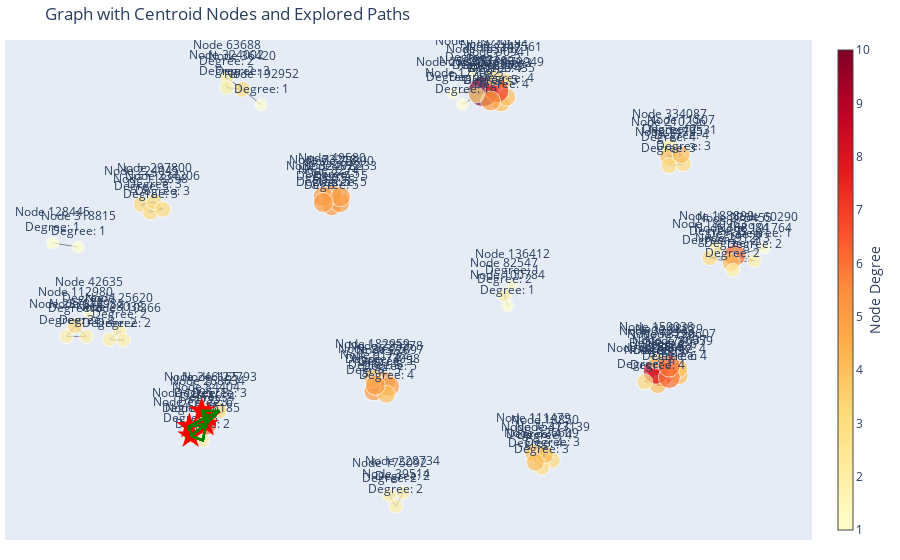

The notebook cell this image was saved under:
### Code cell
import networkx as nx
import plotly.graph_objects as go

def choose_centroids(G_sub, all_paths):
    cens_paths = {}
    for path in all_paths:
        if len(path) < 2:
            continue
        
        last_node = path[-1]
        second_last_node = path[-2]
        
        centroid_node = second_last_node if G_sub.degree(second_last_node) > G_sub.degree(last_node) else last_node
        if G_sub.degree(second_last_node) == G_sub.degree(last_node):
            centroid_node = max(second_last_node, last_node)
        
        if centroid_node not in cens_paths:
            cens_paths[centroid_node] = []
        cens_paths[centroid_node].append(path)
    
    return cens_paths

def explore_paths(G, start_node, max_depth=3):
    paths = [[start_node]]
    for _ in range(max_depth):
        new_paths = []
        for path in paths:
            for neighbor in G.neighbors(path[-1]):
                if neighbor not in path:
                    new_paths.append(path + [neighbor])
        paths.extend(new_paths)
    return paths

def visualize_centroid_paths(G_sub, cens_paths):
    pos = nx.spring_layout(G_sub)
    
    edge_trace = []
    for edge in G_sub.edges():
        x0, y0 = pos[edge[0]]
        x1, y1 = pos[edge[1]]
        edge_trace.append(go.Scatter(x=[x0, x1], y=[y0, y1],
                                     line=dict(width=1, color='#888'),
                                     hoverinfo='none',
                                     mode='lines'))

    node_trace = go.Scatter(
        x=[], y=[], text=[], mode='markers+text',
        hoverinfo='text', textposition="top center",
        marker=dict(
            color=[], size=[], colorscale='YlOrRd',
            colorbar=dict(thickness=15, title='Node Degree',
                          xanchor='left', titleside='right')
        )
    )

    for node in G_sub.nodes():
        x, y = pos[node]
        node_trace['x'] += tuple([x])
        node_trace['y'] += tuple([y])
        node_degree = G_sub.degree(node)
        node_trace['marker']['color'] += tuple([node_degree])
        node_trace['marker']['size'] += tuple([10 + node_degree * 2])
        node_trace['text'] += tuple([f'Node {node}<br>Degree: {node_degree}'])

    centroid_trace = go.Scatter(
        x=[], y=[], text=[], mode='markers',
        hoverinfo='text',
        marker=dict(color='red', size=20, symbol='star')
    )

    for centroid in cens_paths.keys():
        x, y = pos[centroid]
        centroid_trace['x'] += tuple([x])
        centroid_trace['y'] += tuple([y])
        centroid_trace['text'] += tuple([f'Centroid Node: {centroid}'])

    path_traces = []
    for centroid, paths in cens_paths.items():
        for path in paths:
            x = [pos[node][0] for node in path]
            y = [pos[node][1] for node in path]
            path_traces.append(go.Scatter(x=x, y=y, mode='lines',
                                          line=dict(width=2, color='green'),
                                          hoverinfo='none'))

    layout = go.Layout(
        showlegend=False,
        hovermode='closest',
        margin=dict(b=20, l=5, r=5, t=40),
        xaxis=dict(showgrid=False, zeroline=False, showticklabels=False),
        yaxis=dict(showgrid=False, zeroline=False, showticklabels=False),
        title='Graph with Centroid Nodes and Explored Paths'
    )

    fig = go.Figure(data=edge_trace + [node_trace, centroid_trace] + path_traces, layout=layout)
    fig.show()

def combine_paths(cens_paths):
    cens_seeds = {}
    for cen, paths in cens_paths.items():
        combined_set = set()
        for path in paths:
            combined_set.update(path)
        cens_seeds[cen] = combined_set
    return cens_seeds

# Example usage:

# Assuming G_sub is defined elsewhere
query_node = list(G_sub.nodes())[0]  # Or choose any node you prefer as the query node

# Use the previously defined functions to explore paths
all_paths = explore_paths(G_sub, query_node)

# Run the choose_centroids algorithm
cens_paths = choose_centroids(G_sub, all_paths)

# Visualize the results
visualize_centroid_paths(G_sub, cens_paths)

# Print the results
for centroid, paths in cens_paths.items():
    print(f"Centroid Node: {centroid}")
    for path in paths:
        print(f"  Path: {path}")

# Combine paths
result = combine_paths(cens_paths)
print("The result is", result)

### Figure 1 — Plotly figure (JSON) as saved in the notebook; plotly's stock layout.template omitted (floating-point values rounded to 4 significant figures)
{"data": [{"hoverinfo": "none", "line": {"color": "#888", "width": 1}, "mode": "lines", "type": "scatter", "x": [-0.6139, -0.5736], "y": [-0.6885, -0.6376]}, {"hoverinfo": "none", "line": {"color": "#888", "width": 1}, "mode": "lines", "type": "scatter", "x": [-0.6139, -0.5811], "y": [-0.6885, -0.7088]}, {"hoverinfo": "none", "line": {"color": "#888", "width": 1}, "mode": "lines", "type": "scatter", "x": [-0.6139, -0.6172], "y": [-0.6885, -0.6464]}, {"hoverinfo": "none", "line": {"color": "#888", "width": 1}, "mode": "lines", "type": "scatter", "x": [0.6583, 0.69], "y": [0.5909, 0.5537]}, {"hoverinfo": "none", "line": {"color": "#888", "width": 1}, "mode": "lines", "type": "scatter", "x": [0.6583, 0.6566], "y": [0.5909, 0.5446]}, {"hoverinfo": "none", "line": {"color": "#888", "width": 1}, "mode": "lines", "type": "scatter", "x": [-0.239, -0.2377], "y": [0.3275, 0.3789]}, {"hoverinfo": "none", "line": {"color": "#888", "width": 1}, "mode": "lines", "type": "scatter", "x": [-0.239, -0.2618], "y": [0.3275, 0.3687]}, {"hoverinfo": "none", "line": {"color": "#888", "width": 1}, "mode": "lines", "type": "scatter", "x": [-0.239, -0.2155], "y": [0.3275, 0.3676]}, {"hoverinfo": "none", "line": {"color": "#888", "width": 1}, "mode": "lines", "type": "scatter", "x": [-0.239, -0.2174], "y": [0.3275, 0.3418]}, {"hoverinfo": "none", "line": {"color": "#888", "width": 1}, "mode": "lines", "type": "scatter", "x": [-0.239, -0.2612], "y": [0.3275, 0.342]}, {"hoverinfo": "none", "line": {"color": "#888", "width": 1}, "mode": "lines", "type": "scatter", "x": [-0.8294, -0.803], "y": [-0.2637, -0.2245]}, {"hoverinfo": "none", "line": {"color": "#888", "width": 1}, "mode": "lines", "type": "scatter", "x": [-0.8294, -0.7921], "y": [-0.2637, -0.2663]}, {"hoverinfo": "none", "line": {"color": "#888", "width": 1}, "mode": "lines", "type": "scatter", "x": [0.6357, 0.6275], "y": [-0.4147, -0.4625]}, {"hoverinfo": "none", "line": {"color": "#888", "width": 1}, "mode": "lines", "type": "scatter", "x": [0.6357, 0.6847], "y": [-0.4147, -0.4226]}, {"hoverinfo": "none", "line": {"color": "#888", "width": 1}, "mode": "lines", "type": "scatter", "x": [0.6357, 0.6581], "y": [-0.4147, -0.3806]}, {"hoverinfo": "none", "line": {"color": "#888", "width": 1}, "mode": "lines", "type": "scatter", "x": [0.6357, 0.6242], "y": [-0.4147, -0.3583]}, {"hoverinfo": "none", "line": {"color": "#888", "width": 1}, "mode": "lines", "type": "scatter", "x": [0.6357, 0.6839], "y": [-0.4147, -0.3921]}, {"hoverinfo": "none", "line": {"color": "#888", "width": 1}, "mode": "lines", "type": "scatter", "x": [0.6357, 0.5928], "y": [-0.4147, -0.4499]}, {"hoverinfo": "none", "line": {"color": "#888", "width": 1}, "mode": "lines", "type": "scatter", "x": [0.6357, 0.6584], "y": [-0.4147, -0.4308]}, {"hoverinfo": "none", "line": {"color": "#888", "width": 1}, "mode": "lines", "type": "scatter", "x": [0.6357, 0.6233], "y": [-0.4147, -0.4036]}, {"hoverinfo": "none", "line": {"color": "#888", "width": 1}, "mode": "lines", "type": "scatter", "x": [0.8844, 0.8225], "y": [0.08522, 0.07654]}, {"hoverinfo": "none", "line": {"color": "#888", "width": 1}, "mode": "lines", "type": "scatter", "x": [0.8844, 0.832], "y": [0.08522, 0.1079]}, {"hoverinfo": "none", "line": {"color": "#888", "width": 1}, "mode": "lines", "type": "scatter", "x": [-0.2174, -0.2377], "y": [0.3418, 0.3789]}, {"hoverinfo": "none", "line": {"color": "#888", "width": 1}, "mode": "lines", "type": "scatter", "x": [-0.2174, -0.2618], "y": [0.3418, 0.3687]}, {"hoverinfo": "none", "line": {"color": "#888", "width": 1}, "mode": "lines", "type": "scatter", "x": [-0.2174, -0.2155], "y": [0.3418, 0.3676]}, {"hoverinfo": "none", "line": {"color": "#888", "width": 1}, "mode": "lines", "type": "scatter", "x": [-0.2174, -0.2612], "y": [0.3418, 0.342]}, {"hoverinfo": "none", "line": {"color": "#888", "width": 1}, "mode": "lines", "type": "scatter", "x": [0.2979, 0.3269], "y": [-0.7651, -0.7715]}, {"hoverinfo": "none", "line": {"color": "#888", "width": 1}, "mode": "lines", "type": "scatter", "x": [0.2979, 0.3022], "y": [-0.7651, -0.8052]}, {"hoverinfo": "none", "line": {"color": "#888", "width": 1}, "mode": "lines", "type": "scatter", "x": [0.2979, 0.3476], "y": [-0.7651, -0.7967]}, {"hoverinfo": "none", "line": {"color": "#888", "width": 1}, "mode": "lines", "type": "scatter", "x": [0.2979, 0.3191], "y": [-0.7651, -0.827]}, {"hoverinfo": "none", "line": {"color": "#888", "width": 1}, "mode": "lines", "type": "scatter", "x": [0.2195, 0.1918], "y": [0.8789, 0.8944]}, {"hoverinfo": "none", "line": {"color": "#888", "width": 1}, "mode": "lines", "type": "scatter", "x": [0.2195, 0.2001], "y": [0.8789, 0.8356]}, {"hoverinfo": "none", "line": {"color": "#888", "width": 1}, "mode": "lines", "type": "scatter", "x": [0.2195, 0.1633], "y": [0.8789, 0.8317]}, {"hoverinfo": "none", "line": {"color": "#888", "width": 1}, "mode": "lines", "type": "scatter", "x": [-0.4765, -0.5174], "y": [0.8424, 0.8943]}, {"hoverinfo": "none", "line": {"color": "#888", "width": 1}, "mode": "lines", "type": "scatter", "x": [-0.4765, -0.4264], "y": [0.8424, 0.7737]}, {"hoverinfo": "none", "line": {"color": "#888", "width": 1}, "mode": "lines", "type": "scatter", "x": [-0.4765, -0.5177], "y": [0.8424, 0.8494]}, {"hoverinfo": "none", "line": {"color": "#888", "width": 1}, "mode": "lines", "type": "scatter", "x": [0.08376, 0.1633], "y": [0.8264, 0.8317]}, {"hoverinfo": "none", "line": {"color": "#888", "width": 1}, "mode": "lines", "type": "scatter", "x": [0.3476, 0.3269], "y": [-0.7967, -0.7715]}, {"hoverinfo": "none", "line": {"color": "#888", "width": 1}, "mode": "lines", "type": "scatter", "x": [0.3476, 0.3022], "y": [-0.7967, -0.8052]}, {"hoverinfo": "none", "line": {"color": "#888", "width": 1}, "mode": "lines", "type": "scatter", "x": [-0.5811, -0.5736], "y": [-0.7088, -0.6376]}, {"hoverinfo": "none", "line": {"color": "#888", "width": 1}, "mode": "lines", "type": "scatter", "x": [-0.09598, -0.08502], "y": [-0.4496, -0.4704]}, {"hoverinfo": "none", "line": {"color": "#888", "width": 1}, "mode": "lines", "type": "scatter", "x": [-0.09598, -0.09367], "y": [-0.4496, -0.5052]}, {"hoverinfo": "none", "line": {"color": "#888", "width": 1}, "mode": "lines", "type": "scatter", "x": [-0.09598, -0.1268], "y": [-0.4496, -0.4902]}, {"hoverinfo": "none", "line": {"color": "#888", "width": 1}, "mode": "lines", "type": "scatter", "x": [-0.09598, -0.1292], "y": [-0.4496, -0.4366]}, {"hoverinfo": "none", "line": {"color": "#888", "width": 1}, "mode": "lines", "type": "scatter", "x": [-0.09598, -0.1228], "y": [-0.4496, -0.4655]}, {"hoverinfo": "none", "line": {"color": "#888", "width": 1}, "mode": "lines", "type": "scatter", "x": [-0.803, -0.7921], "y": [-0.2245, -0.2663]}, {"hoverinfo": "none", "line": {"color": "#888", "width": 1}, "mode": "lines", "type": "scatter", "x": [0.2118, 0.1833], "y": [0.7824, 0.7908]}, {"hoverinfo": "none", "line": {"color": "#888", "width": 1}, "mode": "lines", "type": "scatter", "x": [0.2118, 0.2001], "y": [0.7824, 0.8356]}, {"hoverinfo": "none", "line": {"color": "#888", "width": 1}, "mode": "lines", "type": "scatter", "x": [0.2118, 0.1633], "y": [0.7824, 0.8317]}, {"hoverinfo": "none", "line": {"color": "#888", "width": 1}, "mode": "lines", "type": "scatter", "x": [0.2118, 0.2262], "y": [0.7824, 0.8073]}, {"hoverinfo": "none", "line": {"color": "#888", "width": 1}, "mode": "lines", "type": "scatter", "x": [0.2262, 0.1833], "y": [0.8073, 0.7908]}, {"hoverinfo": "none", "line": {"color": "#888", "width": 1}, "mode": "lines", "type": "scatter", "x": [0.2262, 0.2001], "y": [0.8073, 0.8356]}, {"hoverinfo": "none", "line": {"color": "#888", "width": 1}, "mode": "lines", "type": "scatter", "x": [0.2262, 0.1633], "y": [0.8073, 0.8317]}, {"hoverinfo": "none", "line": {"color": "#888", "width": 1}, "mode": "lines", "type": "scatter", "x": [0.6275, 0.5928], "y": [-0.4625, -0.4499]}, {"hoverinfo": "none", "line": {"color": "#888", "width": 1}, "mode": "lines", "type": "scatter", "x": [0.6275, 0.6584], "y": [-0.4625, -0.4308]}, {"hoverinfo": "none", "line": {"color": "#888", "width": 1}, "mode": "lines", "type": "scatter", "x": [0.6275, 0.6233], "y": [-0.4625, -0.4036]}, {"hoverinfo": "none", "line": {"color": "#888", "width": 1}, "mode": "lines", "type": "scatter", "x": [0.6953, 0.69], "y": [0.5133, 0.5537]}, {"hoverinfo": "none", "line": {"color": "#888", "width": 1}, "mode": "lines", "type": "scatter", "x": [0.6953, 0.6575], "y": [0.5133, 0.5052]}, {"hoverinfo": "none", "line": {"color": "#888", "width": 1}, "mode": "lines", "type": "scatter", "x": [0.6953, 0.6566], "y": [0.5133, 0.5446]}, {"hoverinfo": "none", "line": {"color": "#888", "width": 1}, "mode": "lines", "type": "scatter", "x": [0.832, 0.9104], "y": [0.1079, 0.1404]}, {"hoverinfo": "none", "line": {"color": "#888", "width": 1}, "mode": "lines", "type": "scatter", "x": [0.832, 0.8225], "y": [0.1079, 0.07654]}, {"hoverinfo": "none", "line": {"color": "#888", "width": 1}, "mode": "lines", "type": "scatter", "x": [0.832, 0.7827], "y": [0.1079, 0.1407]}, {"hoverinfo": "none", "line": {"color": "#888", "width": 1}, "mode": "lines", "type": "scatter", "x": [0.832, 0.7663], "y": [0.1079, 0.09849]}, {"hoverinfo": "none", "line": {"color": "#888", "width": 1}, "mode": "lines", "type": "scatter", "x": [0.832, 0.8275], "y": [0.1079, 0.04297]}, {"hoverinfo": "none", "line": {"color": "#888", "width": 1}, "mode": "lines", "type": "scatter", "x": [0.1089, 0.1633], "y": [0.7753, 0.8317]}, {"hoverinfo": "none", "line": {"color": "#888", "width": 1}, "mode": "lines", "type": "scatter", "x": [-0.1268, -0.08502], "y": [-0.4902, -0.4704]}, {"hoverinfo": "none", "line": {"color": "#888", "width": 1}, "mode": "lines", "type": "scatter", "x": [-0.1268, -0.09367], "y": [-0.4902, -0.5052]}, {"hoverinfo": "none", "line": {"color": "#888", "width": 1}, "mode": "lines", "type": "scatter", "x": [-0.1268, -0.1292], "y": [-0.4902, -0.4366]}, {"hoverinfo": "none", "line": {"color": "#888", "width": 1}, "mode": "lines", "type": "scatter", "x": [-0.1268, -0.1228], "y": [-0.4902, -0.4655]}, {"hoverinfo": "none", "line": {"color": "#888", "width": 1}, "mode": "lines", "type": "scatter", "x": [-0.8833, -0.9208], "y": [-0.1477, -0.2024]}, {"hoverinfo": "none", "line": {"color": "#888", "width": 1}, "mode": "lines", "type": "scatter", "x": [0.6233, 0.6847], "y": [-0.4036, -0.4226]}, {"hoverinfo": "none", "line": {"color": "#888", "width": 1}, "mode": "lines", "type": "scatter", "x": [0.6233, 0.6581], "y": [-0.4036, -0.3806]}, {"hoverinfo": "none", "line": {"color": "#888", "width": 1}, "mode": "lines", "type": "scatter", "x": [0.6233, 0.6242], "y": [-0.4036, -0.3583]}, {"hoverinfo": "none", "line": {"color": "#888", "width": 1}, "mode": "lines", "type": "scatter", "x": [0.6233, 0.6839], "y": [-0.4036, -0.3921]}, {"hoverinfo": "none", "line": {"color": "#888", "width": 1}, "mode": "lines", "type": "scatter", "x": [0.6233, 0.5928], "y": [-0.4036, -0.4499]}, {"hoverinfo": "none", "line": {"color": "#888", "width": 1}, "mode": "lines", "type": "scatter", "x": [0.6233, 0.6584], "y": [-0.4036, -0.4308]}, {"hoverinfo": "none", "line": {"color": "#888", "width": 1}, "mode": "lines", "type": "scatter", "x": [-0.08502, -0.09367], "y": [-0.4704, -0.5052]}, {"hoverinfo": "none", "line": {"color": "#888", "width": 1}, "mode": "lines", "type": "scatter", "x": [-0.08502, -0.1292], "y": [-0.4704, -0.4366]}, {"hoverinfo": "none", "line": {"color": "#888", "width": 1}, "mode": "lines", "type": "scatter", "x": [-0.08502, -0.1228], "y": [-0.4704, -0.4655]}, {"hoverinfo": "none", "line": {"color": "#888", "width": 1}, "mode": "lines", "type": "scatter", "x": [-0.9438, -0.9208], "y": [-0.2496, -0.2024]}, {"hoverinfo": "none", "line": {"color": "#888", "width": 1}, "mode": "lines", "type": "scatter", "x": [-0.9438, -0.8911], "y": [-0.2496, -0.2497]}, {"hoverinfo": "none", "line": {"color": "#888", "width": 1}, "mode": "lines", "type": "scatter", "x": [-0.08543, -0.06844], "y": [-0.9514, -1.0]}, {"hoverinfo": "none", "line": {"color": "#888", "width": 1}, "mode": "lines", "type": "scatter", "x": [-0.08543, -0.04961], "y": [-0.9514, -0.9415]}, {"hoverinfo": "none", "line": {"color": "#888", "width": 1}, "mode": "lines", "type": "scatter", "x": [-0.5382, -0.5736], "y": [-0.578, -0.6376]}, {"hoverinfo": "none", "line": {"color": "#888", "width": 1}, "mode": "lines", "type": "scatter", "x": [-0.5382, -0.5843], "y": [-0.578, -0.5779]}, {"hoverinfo": "none", "line": {"color": "#888", "width": 1}, "mode": "lines", "type": "scatter", "x": [-0.5382, -0.5677], "y": [-0.578, -0.6024]}, {"hoverinfo": "none", "line": {"color": "#888", "width": 1}, "mode": "lines", "type": "scatter", "x": [-0.1292, -0.1228], "y": [-0.4366, -0.4655]}, {"hoverinfo": "none", "line": {"color": "#888", "width": 1}, "mode": "lines", "type": "scatter", "x": [0.6566, 0.69], "y": [0.5446, 0.5537]}, {"hoverinfo": "none", "line": {"color": "#888", "width": 1}, "mode": "lines", "type": "scatter", "x": [0.6566, 0.6575], "y": [0.5446, 0.5052]}, {"hoverinfo": "none", "line": {"color": "#888", "width": 1}, "mode": "lines", "type": "scatter", "x": [0.1633, 0.1918], "y": [0.8317, 0.8944]}, {"hoverinfo": "none", "line": {"color": "#888", "width": 1}, "mode": "lines", "type": "scatter", "x": [0.1633, 0.1833], "y": [0.8317, 0.7908]}, {"hoverinfo": "none", "line": {"color": "#888", "width": 1}, "mode": "lines", "type": "scatter", "x": [0.1633, 0.2001], "y": [0.8317, 0.8356]}, {"hoverinfo": "none", "line": {"color": "#888", "width": 1}, "mode": "lines", "type": "scatter", "x": [0.1633, 0.1354], "y": [0.8317, 0.9165]}, {"hoverinfo": "none", "line": {"color": "#888", "width": 1}, "mode": "lines", "type": "scatter", "x": [0.1633, 0.1457], "y": [0.8317, 0.8173]}, {"hoverinfo": "none", "line": {"color": "#888", "width": 1}, "mode": "lines", "type": "scatter", "x": [0.8225, 0.7663], "y": [0.07654, 0.09849]}, {"hoverinfo": "none", "line": {"color": "#888", "width": 1}, "mode": "lines", "type": "scatter", "x": [0.8225, 0.8275], "y": [0.07654, 0.04297]}, {"hoverinfo": "none", "line": {"color": "#888", "width": 1}, "mode": "lines", "type": "scatter", "x": [0.2001, 0.1918], "y": [0.8356, 0.8944]}, {"hoverinfo": "none", "line": {"color": "#888", "width": 1}, "mode": "lines", "type": "scatter", "x": [0.2001, 0.1833], "y": [0.8356, 0.7908]}, {"hoverinfo": "none", "line": {"color": "#888", "width": 1}, "mode": "lines", "type": "scatter", "x": [0.2001, 0.1457], "y": [0.8356, 0.8173]}, {"hoverinfo": "none", "line": {"color": "#888", "width": 1}, "mode": "lines", "type": "scatter", "x": [0.1833, 0.1457], "y": [0.7908, 0.8173]}, {"hoverinfo": "none", "line": {"color": "#888", "width": 1}, "mode": "lines", "type": "scatter", "x": [-0.9131, -0.98], "y": [0.1455, 0.1631]}, {"hoverinfo": "none", "line": {"color": "#888", "width": 1}, "mode": "lines", "type": "scatter", "x": [-0.5736, -0.6172], "y": [-0.6376, -0.6464]}, {"hoverinfo": "none", "line": {"color": "#888", "width": 1}, "mode": "lines", "type": "scatter", "x": [-0.5736, -0.5843], "y": [-0.6376, -0.5779]}, {"hoverinfo": "none", "line": {"color": "#888", "width": 1}, "mode": "lines", "type": "scatter", "x": [-0.5736, -0.5677], "y": [-0.6376, -0.6024]}, {"hoverinfo": "none", "line": {"color": "#888", "width": 1}, "mode": "lines", "type": "scatter", "x": [0.7663, 0.7827], "y": [0.09849, 0.1407]}, {"hoverinfo": "none", "line": {"color": "#888", "width": 1}, "mode": "lines", "type": "scatter", "x": [0.2202, 0.2291], "y": [-0.06854, -0.115]}, {"hoverinfo": "none", "line": {"color": "#888", "width": 1}, "mode": "lines", "type": "scatter", "x": [0.2202, 0.2403], "y": [-0.06854, -0.0234]}, {"hoverinfo": "none", "line": {"color": "#888", "width": 1}, "mode": "lines", "type": "scatter", "x": [-0.5677, -0.6172], "y": [-0.6024, -0.6464]}, {"hoverinfo": "none", "line": {"color": "#888", "width": 1}, "mode": "lines", "type": "scatter", "x": [-0.5677, -0.5843], "y": [-0.6024, -0.5779]}, {"hoverinfo": "none", "line": {"color": "#888", "width": 1}, "mode": "lines", "type": "scatter", "x": [0.6847, 0.6581], "y": [-0.4226, -0.3806]}, {"hoverinfo": "none", "line": {"color": "#888", "width": 1}, "mode": "lines", "type": "scatter", "x": [0.6847, 0.6584], "y": [-0.4226, -0.4308]}, {"hoverinfo": "none", "line": {"color": "#888", "width": 1}, "mode": "lines", "type": "scatter", "x": [0.3191, 0.3269], "y": [-0.827, -0.7715]}, {"hoverinfo": "none", "line": {"color": "#888", "width": 1}, "mode": "lines", "type": "scatter", "x": [0.3191, 0.3022], "y": [-0.827, -0.8052]}, {"hoverinfo": "none", "line": {"color": "#888", "width": 1}, "mode": "lines", "type": "scatter", "x": [-0.5174, -0.5177], "y": [0.8943, 0.8494]}, {"hoverinfo": "none", "line": {"color": "#888", "width": 1}, "mode": "lines", "type": "scatter", "x": [0.3269, 0.3022], "y": [-0.7715, -0.8052]}, {"hoverinfo": "none", "line": {"color": "#888", "width": 1}, "mode": "lines", "type": "scatter", "x": [0.6839, 0.6581], "y": [-0.3921, -0.3806]}, {"hoverinfo": "none", "line": {"color": "#888", "width": 1}, "mode": "lines", "type": "scatter", "x": [0.6839, 0.6584], "y": [-0.3921, -0.4308]}, {"hoverinfo": "none", "line": {"color": "#888", "width": 1}, "mode": "lines", "type": "scatter", "x": [-0.2377, -0.2618], "y": [0.3789, 0.3687]}, {"hoverinfo": "none", "line": {"color": "#888", "width": 1}, "mode": "lines", "type": "scatter", "x": [-0.2377, -0.2155], "y": [0.3789, 0.3676]}, {"hoverinfo": "none", "line": {"color": "#888", "width": 1}, "mode": "lines", "type": "scatter", "x": [-0.2377, -0.2612], "y": [0.3789, 0.342]}, {"hoverinfo": "none", "line": {"color": "#888", "width": 1}, "mode": "lines", "type": "scatter", "x": [-0.09367, -0.1228], "y": [-0.5052, -0.4655]}, {"hoverinfo": "none", "line": {"color": "#888", "width": 1}, "mode": "lines", "type": "scatter", "x": [-0.9208, -0.8911], "y": [-0.2024, -0.2497]}, {"hoverinfo": "none", "line": {"color": "#888", "width": 1}, "mode": "lines", "type": "scatter", "x": [0.6584, 0.6581], "y": [-0.4308, -0.3806]}, {"hoverinfo": "none", "line": {"color": "#888", "width": 1}, "mode": "lines", "type": "scatter", "x": [0.69, 0.6575], "y": [0.5537, 0.5052]}, {"hoverinfo": "none", "line": {"color": "#888", "width": 1}, "mode": "lines", "type": "scatter", "x": [-0.7453, -0.7209], "y": [0.3334, 0.2995]}, {"hoverinfo": "none", "line": {"color": "#888", "width": 1}, "mode": "lines", "type": "scatter", "x": [-0.7453, -0.6877], "y": [0.3334, 0.3119]}, {"hoverinfo": "none", "line": {"color": "#888", "width": 1}, "mode": "lines", "type": "scatter", "x": [-0.7453, -0.7111], "y": [0.3334, 0.3449]}, {"hoverinfo": "none", "line": {"color": "#888", "width": 1}, "mode": "lines", "type": "scatter", "x": [-0.06844, -0.04961], "y": [-1.0, -0.9415]}, {"hoverinfo": "none", "line": {"color": "#888", "width": 1}, "mode": "lines", "type": "scatter", "x": [-0.7209, -0.6877], "y": [0.2995, 0.3119]}, {"hoverinfo": "none", "line": {"color": "#888", "width": 1}, "mode": "lines", "type": "scatter", "x": [-0.7209, -0.7111], "y": [0.2995, 0.3449]}, {"hoverinfo": "none", "line": {"color": "#888", "width": 1}, "mode": "lines", "type": "scatter", "x": [0.6242, 0.6581], "y": [-0.3583, -0.3806]}, {"hoverinfo": "none", "line": {"color": "#888", "width": 1}, "mode": "lines", "type": "scatter", "x": [-0.2618, -0.2155], "y": [0.3687, 0.3676]}, {"hoverinfo": "none", "line": {"color": "#888", "width": 1}, "mode": "lines", "type": "scatter", "x": [-0.2618, -0.2612], "y": [0.3687, 0.342]}, {"hoverinfo": "none", "line": {"color": "#888", "width": 1}, "mode": "lines", "type": "scatter", "x": [-0.2155, -0.2612], "y": [0.3676, 0.342]}, {"hoverinfo": "none", "line": {"color": "#888", "width": 1}, "mode": "lines", "type": "scatter", "x": [-0.7111, -0.6877], "y": [0.3449, 0.3119]}, {"hoverinfo": "text", "marker": {"color": [3, 2, 5, 2, 8, 2, 5, 4, 3, 3, 1, 3, 2, 5, 2, 4, 4, 4, 3, 6, 1, 5, 1, 8, 5, 2, 2, 3, 4, 4, 10, 4, 7, 5, 1, 6, 3, 1, 2, 4, 4, 3, 2, 4, 3, 2, 1, 4, 5, 2, 1, 1, 3, 4, 3, 1, 3, 6, 4, 3, 1, 5, 2, 2, 4, 3, 3, 3, 2, 5, 2, 3, 2, 5, 3, 3, 6, 5, 3], "colorbar": {"thickness": 15, "title": {"side": "right", "text": "Node Degree"}, "xanchor": "left"}, "colorscale": [[0, "rgb(255,255,204)"], [0.125, "rgb(255,237,160)"], [0.25, "rgb(254,217,118)"], [0.375, "rgb(254,178,76)"], [0.5, "rgb(253,141,60)"], [0.625, "rgb(252,78,42)"], [0.75, "rgb(227,26,28)"], [0.875, "rgb(189,0,38)"], [1, "rgb(128,0,38)"]], "size": [16, 14, 20, 14, 26, 14, 20, 18, 16, 16, 12, 16, 14, 20, 14, 18, 18, 18, 16, 22, 12, 20, 12, 26, 20, 14, 14, 16, 18, 18, 30, 18, 24, 20, 12, 22, 16, 12, 14, 18, 18, 16, 14, 18, 16, 14, 12, 18, 20, 14, 12, 12, 16, 18, 16, 12, 16, 22, 18, 16, 12, 20, 14, 14, 18, 16, 16, 16, 14, 20, 14, 16, 14, 20, 16, 16, 22, 20, 16]}, "mode": "markers+text", "text": ["Node 177223<br>Degree: 3", "Node 334087<br>Degree: 2", "Node 82741<br>Degree: 5", "Node 28038<br>Degree: 2", "Node 73199<br>Degree: 8", "Node 191764<br>Degree: 2", "Node 278233<br>Degree: 5", "Node 111479<br>Degree: 4", "Node 147561<br>Degree: 3", "Node 36420<br>Degree: 3", "Node 253220<br>Degree: 1", "Node 317139<br>Degree: 3", "Node 136185<br>Degree: 2", "Node 223278<br>Degree: 5", "Node 25620<br>Degree: 2", "Node 27435<br>Degree: 4", "Node 179949<br>Degree: 4", "Node 28937<br>Degree: 4", "Node 49531<br>Degree: 3", "Node 275455<br>Degree: 6", "Node 177092<br>Degree: 1", "Node 91732<br>Degree: 5", "Node 42635<br>Degree: 1", "Node 326443<br>Degree: 8", "Node 22897<br>Degree: 5", "Node 287844<br>Degree: 2", "Node 175092<br>Degree: 2", "Node 122793<br>Degree: 3", "Node 182959<br>Degree: 4", "Node 210296<br>Degree: 4", "Node 163407<br>Degree: 10", "Node 168984<br>Degree: 4", "Node 90941<br>Degree: 7", "Node 76080<br>Degree: 5", "Node 318815<br>Degree: 1", "Node 84404<br>Degree: 6", "Node 189963<br>Degree: 3", "Node 119715<br>Degree: 1", "Node 82547<br>Degree: 2", "Node 268634<br>Degree: 4", "Node 36959<br>Degree: 4", "Node 326609<br>Degree: 3", "Node 63688<br>Degree: 2", "Node 18850<br>Degree: 4", "Node 39684<br>Degree: 3", "Node 188899<br>Degree: 2", "Node 136412<br>Degree: 1", "Node 220607<br>Degree: 4", "Node 49580<br>Degree: 5", "Node 324002<br>Degree: 2", "Node 128445<br>Degree: 1", "Node 100784<br>Degree: 1", "Node 277369<br>Degree: 3", "Node 73098<br>Degree: 4", "Node 112980<br>Degree: 3", "Node 192952<br>Degree: 1", "Node 199571<br>Degree: 3", "Node 274637<br>Degree: 6", "Node 11507<br>Degree: 4", "Node 224045<br>Degree: 3", "Node 60290<br>Degree: 1", "Node 263757<br>Degree: 5", "Node 39514<br>Degree: 2", "Node 291213<br>Degree: 2", "Node 75473<br>Degree: 4", "Node 246165<br>Degree: 3", "Node 118898<br>Degree: 3", "Node 150038<br>Degree: 3", "Node 228734<br>Degree: 2", "Node 73218<br>Degree: 5", "Node 110366<br>Degree: 2", "Node 14795<br>Degree: 3", "Node 112982<br>Degree: 2", "Node 75390<br>Degree: 5", "Node 297800<br>Degree: 3", "Node 234206<br>Degree: 3", "Node 88229<br>Degree: 6", "Node 324822<br>Degree: 5", "Node 224084<br>Degree: 3"], "textposition": "top center", "type": "scatter", "x": [-0.6139, 0.6583, -0.239, -0.8294, 0.6357, 0.8844, -0.2174, 0.2979, 0.2195, -0.4765, 0.08376, 0.3476, -0.5811, -0.09598, -0.803, 0.2118, 0.2262, 0.6275, 0.6953, 0.832, 0.1089, -0.1268, -0.8833, 0.6233, -0.08502, -0.9438, -0.08543, -0.5382, -0.1292, 0.6566, 0.1633, 0.8225, 0.2001, 0.1833, -0.9131, -0.5736, 0.7663, 0.1354, 0.2202, -0.5677, 0.6847, 0.3191, -0.5174, 0.3269, 0.1918, 0.7827, 0.2403, 0.6839, -0.2377, -0.5177, -0.98, 0.2291, 0.1457, -0.09367, -0.9208, -0.4264, -0.6172, 0.6584, 0.69, -0.7453, 0.9104, -0.1228, -0.06844, 0.8275, 0.3022, -0.5843, -0.7209, 0.6242, -0.04961, -0.2618, -0.7921, 0.6575, -0.8911, -0.2155, -0.7111, -0.6877, 0.6581, -0.2612, 0.5928], "y": [-0.6885, 0.5909, 0.3275, -0.2637, -0.4147, 0.08522, 0.3418, -0.7651, 0.8789, 0.8424, 0.8264, -0.7967, -0.7088, -0.4496, -0.2245, 0.7824, 0.8073, -0.4625, 0.5133, 0.1079, 0.7753, -0.4902, -0.1477, -0.4036, -0.4704, -0.2496, -0.9514, -0.578, -0.4366, 0.5446, 0.8317, 0.07654, 0.8356, 0.7908, 0.1455, -0.6376, 0.09849, 0.9165, -0.06854, -0.6024, -0.4226, -0.827, 0.8943, -0.7715, 0.8944, 0.1407, -0.0234, -0.3921, 0.3789, 0.8494, 0.1631, -0.115, 0.8173, -0.5052, -0.2024, 0.7737, -0.6464, -0.4308, 0.5537, 0.3334, 0.1404, -0.4655, -1.0, 0.04297, -0.8052, -0.5779, 0.2995, -0.3583, -0.9415, 0.3687, -0.2663, 0.5052, -0.2497, 0.3676, 0.3449, 0.3119, -0.3806, 0.342, -0.4499]}, {"hoverinfo": "text", "marker": {"color": "red", "size": 20, "symbol": "star"}, "mode": "markers", "text": ["Centroid Node: 84404", "Centroid Node: 177223", "Centroid Node: 199571", "Centroid Node: 268634", "Centroid Node: 246165"], "type": "scatter", "x": [-0.5736, -0.6139, -0.6172, -0.5677, -0.5843], "y": [-0.6376, -0.6885, -0.6464, -0.6024, -0.5779]}, {"hoverinfo": "none", "line": {"color": "green", "width": 2}, "mode": "lines", "type": "scatter", "x": [-0.6139, -0.5736], "y": [-0.6885, -0.6376]}, {"hoverinfo": "none", "line": {"color": "green", "width": 2}, "mode": "lines", "type": "scatter", "x": [-0.6139, -0.5736], "y": [-0.6885, -0.6376]}, {"hoverinfo": "none", "line": {"color": "green", "width": 2}, "mode": "lines", "type": "scatter", "x": [-0.6139, -0.5736, -0.5811], "y": [-0.6885, -0.6376, -0.7088]}, {"hoverinfo": "none", "line": {"color": "green", "width": 2}, "mode": "lines", "type": "scatter", "x": [-0.6139, -0.5736, -0.5382], "y": [-0.6885, -0.6376, -0.578]}, {"hoverinfo": "none", "line": {"color": "green", "width": 2}, "mode": "lines", "type": "scatter", "x": [-0.6139, -0.5736, -0.6172], "y": [-0.6885, -0.6376, -0.6464]}, {"hoverinfo": "none", "line": {"color": "green", "width": 2}, "mode": "lines", "type": "scatter", "x": [-0.6139, -0.5736, -0.5843], "y": [-0.6885, -0.6376, -0.5779]}, {"hoverinfo": "none", "line": {"color": "green", "width": 2}, "mode": "lines", "type": "scatter", "x": [-0.6139, -0.5736, -0.5677], "y": [-0.6885, -0.6376, -0.6024]}, {"hoverinfo": "none", "line": {"color": "green", "width": 2}, "mode": "lines", "type": "scatter", "x": [-0.6139, -0.5811, -0.5736], "y": [-0.6885, -0.7088, -0.6376]}, {"hoverinfo": "none", "line": {"color": "green", "width": 2}, "mode": "lines", "type": "scatter", "x": [-0.6139, -0.6172, -0.5736], "y": [-0.6885, -0.6464, -0.6376]}, {"hoverinfo": "none", "line": {"color": "green", "width": 2}, "mode": "lines", "type": "scatter", "x": [-0.6139, -0.5736], "y": [-0.6885, -0.6376]}, {"hoverinfo": "none", "line": {"color": "green", "width": 2}, "mode": "lines", "type": "scatter", "x": [-0.6139, -0.5736, -0.5811], "y": [-0.6885, -0.6376, -0.7088]}, {"hoverinfo": "none", "line": {"color": "green", "width": 2}, "mode": "lines", "type": "scatter", "x": [-0.6139, -0.5736, -0.5382], "y": [-0.6885, -0.6376, -0.578]}, {"hoverinfo": "none", "line": {"color": "green", "width": 2}, "mode": "lines", "type": "scatter", "x": [-0.6139, -0.5736, -0.6172], "y": [-0.6885, -0.6376, -0.6464]}, {"hoverinfo": "none", "line": {"color": "green", "width": 2}, "mode": "lines", "type": "scatter", "x": [-0.6139, -0.5736, -0.5843], "y": [-0.6885, -0.6376, -0.5779]}, {"hoverinfo": "none", "line": {"color": "green", "width": 2}, "mode": "lines", "type": "scatter", "x": [-0.6139, -0.5736, -0.5677], "y": [-0.6885, -0.6376, -0.6024]}, {"hoverinfo": "none", "line": {"color": "green", "width": 2}, "mode": "lines", "type": "scatter", "x": [-0.6139, -0.5811, -0.5736], "y": [-0.6885, -0.7088, -0.6376]}, {"hoverinfo": "none", "line": {"color": "green", "width": 2}, "mode": "lines", "type": "scatter", "x": [-0.6139, -0.6172, -0.5736], "y": [-0.6885, -0.6464, -0.6376]}, {"hoverinfo": "none", "line": {"color": "green", "width": 2}, "mode": "lines", "type": "scatter", "x": [-0.6139, -0.5736, -0.5811], "y": [-0.6885, -0.6376, -0.7088]}, {"hoverinfo": "none", "line": {"color": "green", "width": 2}, "mode": "lines", "type": "scatter", "x": [-0.6139, -0.5736, -0.5382], "y": [-0.6885, -0.6376, -0.578]}, {"hoverinfo": "none", "line": {"color": "green", "width": 2}, "mode": "lines", "type": "scatter", "x": [-0.6139, -0.5736, -0.6172], "y": [-0.6885, -0.6376, -0.6464]}, {"hoverinfo": "none", "line": {"color": "green", "width": 2}, "mode": "lines", "type": "scatter", "x": [-0.6139, -0.5736, -0.5843], "y": [-0.6885, -0.6376, -0.5779]}, {"hoverinfo": "none", "line": {"color": "green", "width": 2}, "mode": "lines", "type": "scatter", "x": [-0.6139, -0.5736, -0.5677], "y": [-0.6885, -0.6376, -0.6024]}, {"hoverinfo": "none", "line": {"color": "green", "width": 2}, "mode": "lines", "type": "scatter", "x": [-0.6139, -0.5811, -0.5736], "y": [-0.6885, -0.7088, -0.6376]}, {"hoverinfo": "none", "line": {"color": "green", "width": 2}, "mode": "lines", "type": "scatter", "x": [-0.6139, -0.6172, -0.5736], "y": [-0.6885, -0.6464, -0.6376]}, {"hoverinfo": "none", "line": {"color": "green", "width": 2}, "mode": "lines", "type": "scatter", "x": [-0.6139, -0.5811, -0.5736, -0.5382], "y": [-0.6885, -0.7088, -0.6376, -0.578]}, {"hoverinfo": "none", "line": {"color": "green", "width": 2}, "mode": "lines", "type": "scatter", "x": [-0.6139, -0.5811, -0.5736, -0.6172], "y": [-0.6885, -0.7088, -0.6376, -0.6464]}, {"hoverinfo": "none", "line": {"color": "green", "width": 2}, "mode": "lines", "type": "scatter", "x": [-0.6139, -0.5811, -0.5736, -0.5843], "y": [-0.6885, -0.7088, -0.6376, -0.5779]}, {"hoverinfo": "none", "line": {"color": "green", "width": 2}, "mode": "lines", "type": "scatter", "x": [-0.6139, -0.5811, -0.5736, -0.5677], "y": [-0.6885, -0.7088, -0.6376, -0.6024]}, {"hoverinfo": "none", "line": {"color": "green", "width": 2}, "mode": "lines", "type": "scatter", "x": [-0.6139, -0.6172, -0.5736, -0.5811], "y": [-0.6885, -0.6464, -0.6376, -0.7088]}, {"hoverinfo": "none", "line": {"color": "green", "width": 2}, "mode": "lines", "type": "scatter", "x": [-0.6139, -0.6172, -0.5736, -0.5382], "y": [-0.6885, -0.6464, -0.6376, -0.578]}, {"hoverinfo": "none", "line": {"color": "green", "width": 2}, "mode": "lines", "type": "scatter", "x": [-0.6139, -0.6172, -0.5736, -0.5843], "y": [-0.6885, -0.6464, -0.6376, -0.5779]}, {"hoverinfo": "none", "line": {"color": "green", "width": 2}, "mode": "lines", "type": "scatter", "x": [-0.6139, -0.6172, -0.5736, -0.5677], "y": [-0.6885, -0.6464, -0.6376, -0.6024]}, {"hoverinfo": "none", "line": {"color": "green", "width": 2}, "mode": "lines", "type": "scatter", "x": [-0.6139, -0.6172, -0.5677, -0.5736], "y": [-0.6885, -0.6464, -0.6024, -0.6376]}, {"hoverinfo": "none", "line": {"color": "green", "width": 2}, "mode": "lines", "type": "scatter", "x": [-0.6139, -0.5811], "y": [-0.6885, -0.7088]}, {"hoverinfo": "none", "line": {"color": "green", "width": 2}, "mode": "lines", "type": "scatter", "x": [-0.6139, -0.5811], "y": [-0.6885, -0.7088]}, {"hoverinfo": "none", "line": {"color": "green", "width": 2}, "mode": "lines", "type": "scatter", "x": [-0.6139, -0.5811], "y": [-0.6885, -0.7088]}, {"hoverinfo": "none", "line": {"color": "green", "width": 2}, "mode": "lines", "type": "scatter", "x": [-0.6139, -0.6172], "y": [-0.6885, -0.6464]}, {"hoverinfo": "none", "line": {"color": "green", "width": 2}, "mode": "lines", "type": "scatter", "x": [-0.6139, -0.6172], "y": [-0.6885, -0.6464]}, {"hoverinfo": "none", "line": {"color": "green", "width": 2}, "mode": "lines", "type": "scatter", "x": [-0.6139, -0.6172], "y": [-0.6885, -0.6464]}, {"hoverinfo": "none", "line": {"color": "green", "width": 2}, "mode": "lines", "type": "scatter", "x": [-0.6139, -0.6172, -0.5677], "y": [-0.6885, -0.6464, -0.6024]}, {"hoverinfo": "none", "line": {"color": "green", "width": 2}, "mode": "lines", "type": "scatter", "x": [-0.6139, -0.6172, -0.5677], "y": [-0.6885, -0.6464, -0.6024]}, {"hoverinfo": "none", "line": {"color": "green", "width": 2}, "mode": "lines", "type": "scatter", "x": [-0.6139, -0.6172, -0.5677], "y": [-0.6885, -0.6464, -0.6024]}, {"hoverinfo": "none", "line": {"color": "green", "width": 2}, "mode": "lines", "type": "scatter", "x": [-0.6139, -0.5736, -0.5382, -0.5677], "y": [-0.6885, -0.6376, -0.578, -0.6024]}, {"hoverinfo": "none", "line": {"color": "green", "width": 2}, "mode": "lines", "type": "scatter", "x": [-0.6139, -0.5736, -0.6172, -0.5677], "y": [-0.6885, -0.6376, -0.6464, -0.6024]}, {"hoverinfo": "none", "line": {"color": "green", "width": 2}, "mode": "lines", "type": "scatter", "x": [-0.6139, -0.5736, -0.5843, -0.5677], "y": [-0.6885, -0.6376, -0.5779, -0.6024]}, {"hoverinfo": "none", "line": {"color": "green", "width": 2}, "mode": "lines", "type": "scatter", "x": [-0.6139, -0.5736, -0.5677, -0.5382], "y": [-0.6885, -0.6376, -0.6024, -0.578]}, {"hoverinfo": "none", "line": {"color": "green", "width": 2}, "mode": "lines", "type": "scatter", "x": [-0.6139, -0.5736, -0.5677, -0.6172], "y": [-0.6885, -0.6376, -0.6024, -0.6464]}, {"hoverinfo": "none", "line": {"color": "green", "width": 2}, "mode": "lines", "type": "scatter", "x": [-0.6139, -0.5736, -0.5677, -0.5843], "y": [-0.6885, -0.6376, -0.6024, -0.5779]}, {"hoverinfo": "none", "line": {"color": "green", "width": 2}, "mode": "lines", "type": "scatter", "x": [-0.6139, -0.6172, -0.5677, -0.5382], "y": [-0.6885, -0.6464, -0.6024, -0.578]}, {"hoverinfo": "none", "line": {"color": "green", "width": 2}, "mode": "lines", "type": "scatter", "x": [-0.6139, -0.6172, -0.5677, -0.5843], "y": [-0.6885, -0.6464, -0.6024, -0.5779]}, {"hoverinfo": "none", "line": {"color": "green", "width": 2}, "mode": "lines", "type": "scatter", "x": [-0.6139, -0.5736, -0.5382, -0.5843], "y": [-0.6885, -0.6376, -0.578, -0.5779]}, {"hoverinfo": "none", "line": {"color": "green", "width": 2}, "mode": "lines", "type": "scatter", "x": [-0.6139, -0.5736, -0.5843, -0.5382], "y": [-0.6885, -0.6376, -0.5779, -0.578]}], "layout": {"hovermode": "closest", "margin": {"b": 20, "l": 5, "r": 5, "t": 40}, "showlegend": false, "title": {"text": "Graph with Centroid Nodes and Explored Paths"}, "xaxis": {"showgrid": false, "showticklabels": false, "zeroline": false}, "yaxis": {"showgrid": false, "showticklabels": false, "zeroline": false}}}
